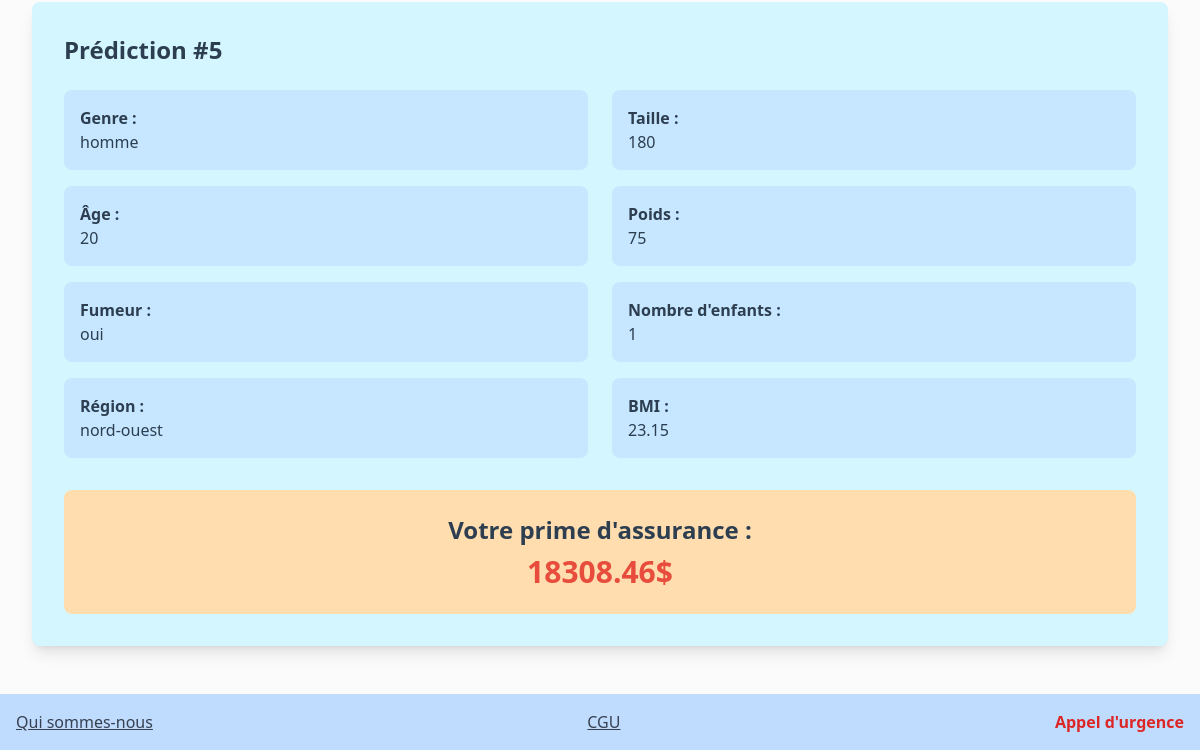
Page /authentication/historical/ (signed in, lower part) on the earlier database version.
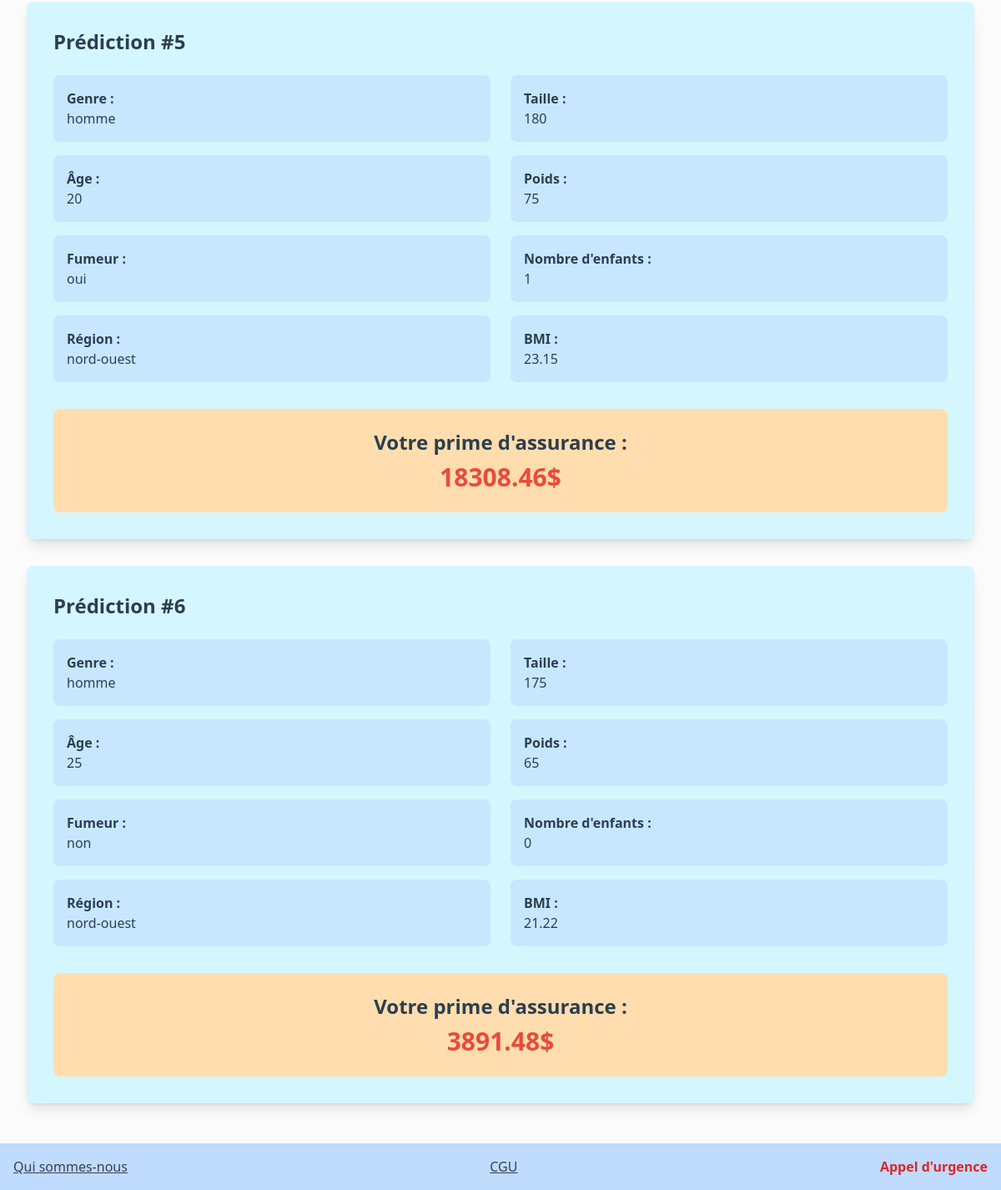
Same page on the later database version.
### authentication/models.py (models this page shows)
class Prediction(models.Model):
    class Is_smoker(models.TextChoices):
        oui = 'oui'
        non = 'non'
    class Genre(models.TextChoices):
        homme = 'homme'
        femme = 'femme'
    class Region(models.TextChoices):
        southwest = 'sud-ouest'
        northwest = 'nord-ouest'
        southeast = 'sud-est'
        northeast = 'nord-est'
    genre = models.CharField(choices=Genre.choices, max_length=10)
    is_smoker = models.CharField(choices=Is_smoker.choices, max_length=10)
    region = models.CharField(choices=Region.choices, max_length=10)
    age = models.IntegerField(validators=[MinValueValidator(16), MaxValueValidator(100)])
    weight = models.IntegerField(validators=[MinValueValidator(20), MaxValueValidator(450)])
    size = models.IntegerField(validators=[MinValueValidator(100), MaxValueValidator(260)])
    bmi = models.FloatField(null=True, blank=True)
    number_children = models.IntegerField(validators=[MinValueValidator(0), MaxValueValidator(100)])
    user = models.ForeignKey(User, null=True, on_delete=models.SET_NULL)
    prediction_charge = models.FloatField(null=True, blank=True)
    prediction_date = models.DateTimeField(blank=True, null=True)

### authentication/views.py (the view)
# urls.py: path('historical/', PredictionHistorical, name='historical'),
@login_required
def PredictionHistorical(request):
    predictions = Prediction.objects.filter(user=request.user)
    return render(request, 'authentication/prediction_historical.html', context={"predictions": predictions})

### authentication/templates/authentication/prediction_historical.html (shortened to what this page needs)
{% extends 'base.html' %}
{% block content %}
    <div class="min-h-screen bg-[#FBFBFB] py-12 px-4 sm:px-6 lg:px-8">
        <div class="mt-12 space-y-8">
            {% for prediction in predictions %}
                <div class="bg-[#D4F6FF] p-8 rounded-lg shadow-lg">
                    <h2 class="text-2xl font-semibold text-[#2c3e50] mb-6">Prédiction #{{ forloop.counter }}</h2>
                    <div class="grid grid-cols-1 md:grid-cols-2 gap-6">
                        <div class="space-y-4">
                            <div class="bg-[#C6E7FF] p-4 rounded-lg">
                                <p class="font-semibold text-[#2c3e50]">Genre :</p>
                                <p class="text-[#2c3e50]">{{ prediction.genre }}</p>
                            </div>
                            <div class="bg-[#C6E7FF] p-4 rounded-lg">
                                <p class="font-semibold text-[#2c3e50]">Âge :</p>
                                <p class="text-[#2c3e50]">{{ prediction.age }}</p>
                            </div>
                            <div class="bg-[#C6E7FF] p-4 rounded-lg">
                                <p class="font-semibold text-[#2c3e50]">Fumeur :</p>
                                <p class="text-[#2c3e50]">{{ prediction.is_smoker }}</p>
                            </div>
                            <div class="bg-[#C6E7FF] p-4 rounded-lg">
                                <p class="font-semibold text-[#2c3e50]">Région :</p>
                                <p class="text-[#2c3e50]">{{ prediction.region }}</p>
                            </div>
                        </div>
                        <div class="space-y-4">
                            <div class="bg-[#C6E7FF] p-4 rounded-lg">
                                <p class="font-semibold text-[#2c3e50]">Taille :</p>
                                <p class="text-[#2c3e50]">{{ prediction.size }}</p>
                            </div>
                            <div class="bg-[#C6E7FF] p-4 rounded-lg">
                                <p class="font-semibold text-[#2c3e50]">Poids :</p>
                                <p class="text-[#2c3e50]">{{ prediction.weight }}</p>
                            </div>
                            <div class="bg-[#C6E7FF] p-4 rounded-lg">
                                <p class="font-semibold text-[#2c3e50]">Nombre d'enfants :</p>
                                <p class="text-[#2c3e50]">{{ prediction.number_children }}</p>
                            </div>
                            <div class="bg-[#C6E7FF] p-4 rounded-lg">
                                <p class="font-semibold text-[#2c3e50]">BMI :</p>
                                <p class="text-[#2c3e50]">{{ prediction.bmi }}</p>
                            </div>
                        </div>
                    </div>
                    <div class="mt-8 bg-[#FFDDAE] p-6 rounded-lg text-center">
                        <p class="text-2xl font-bold text-[#2c3e50]">Votre prime d'assurance :</p>
                        <p class="text-3xl font-bold text-[#e74c3c] mt-2">{{ prediction.prediction_charge }}$</p>
                    </div>
                </div>
            {% endfor %}
        </div>
    </div>
{% endblock content %}

Differences in the rows shown:
added Prediction: genre "homme", age "25", is_smoker "non", region "nord-ouest", size "175", weight "65", number_children "0", bmi "21.22", prediction_charge "3891.48"
